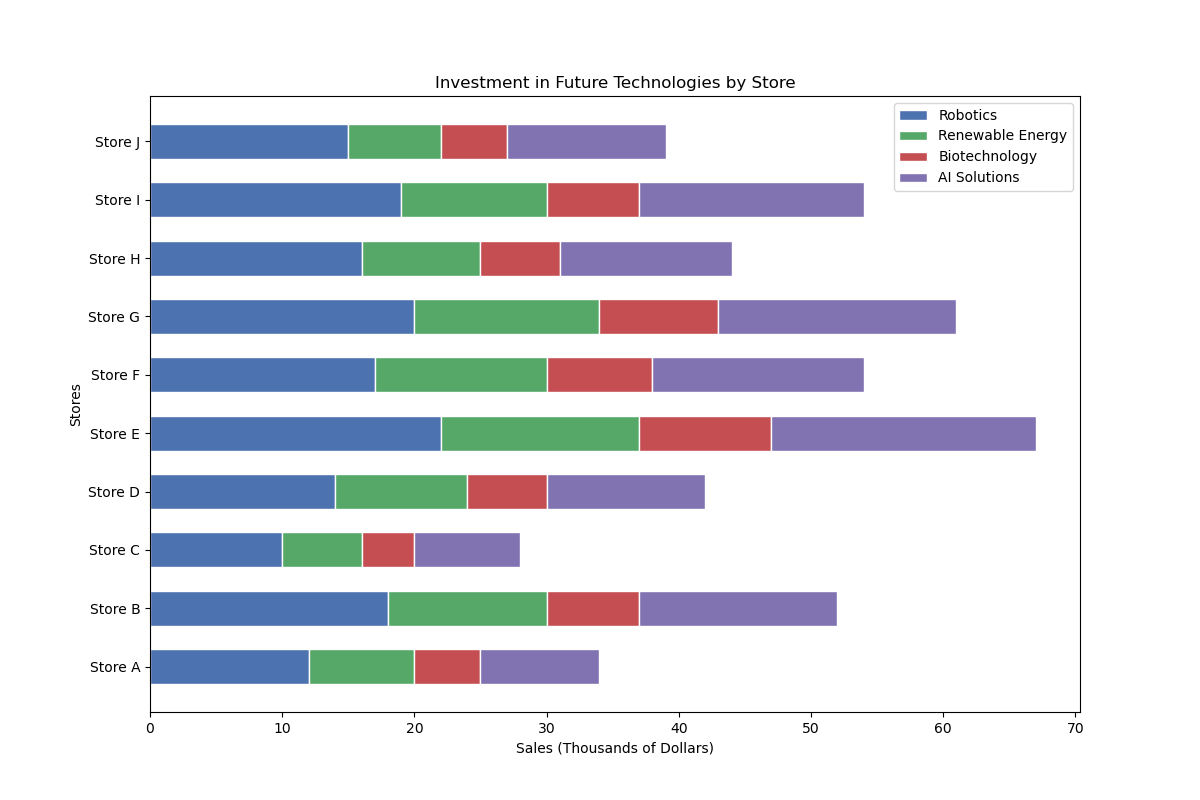

This chart was generated by the following Python code:

import matplotlib.pyplot as plt

# Sample data for stacked bar chart
stores = ['Store A', 'Store B', 'Store C', 'Store D', 'Store E', 'Store F', 'Store G', 'Store H', 'Store I', 'Store J']
robotics = [12, 18, 10, 14, 22, 17, 20, 16, 19, 15]
renewable_energy = [8, 12, 6, 10, 15, 13, 14, 9, 11, 7]
biotechnology = [5, 7, 4, 6, 10, 8, 9, 6, 7, 5]
ai_solutions = [9, 15, 8, 12, 20, 16, 18, 13, 17, 12]

# Stacked bar chart configuration
fig, ax = plt.subplots(figsize=(12, 8))  # Set width and height of the chart
bars1 = ax.barh(stores, robotics, label='Robotics', color='#4c72b0', edgecolor='white', height=0.6)
bars2 = ax.barh(stores, renewable_energy, label='Renewable Energy', color='#55a868', edgecolor='white', height=0.6, left=robotics)
bars3 = ax.barh(stores, biotechnology, label='Biotechnology', color='#c44e52', edgecolor='white', height=0.6, left=[i+j for i, j in zip(robotics, renewable_energy)])
bars4 = ax.barh(stores, ai_solutions, label='AI Solutions', color='#8172b2', edgecolor='white', height=0.6, left=[i+j+k for i, j, k in zip(robotics, renewable_energy, biotechnology)])

# Labeling and customization
ax.set_ylabel('Stores')
ax.set_xlabel('Sales (Thousands of Dollars)')
ax.set_title('Investment in Future Technologies by Store')
ax.legend()

# Display the chart
plt.show()
